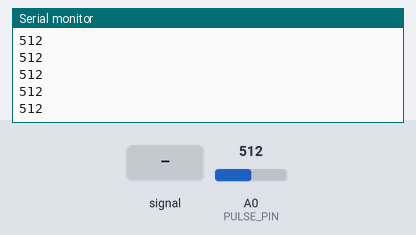
Simulated run of this sketch. Board: Arduino Uno, built with avr-gcc and run on an emulated ATmega328P. On the bench: the last lines printed to the serial monitor. The inputs (shaded band) are chosen by the test bench; at power-on: A0 (PULSE_PIN) = 512.

Above: at 1.2 s.
1.3 s: A0 (PULSE_PIN) fed a 200 Hz sine of ±81 counts around its level
At 2.2 s:
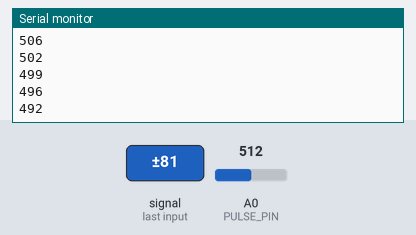
2.8 s: A0 (PULSE_PIN) set to 716
At 3.3 s:
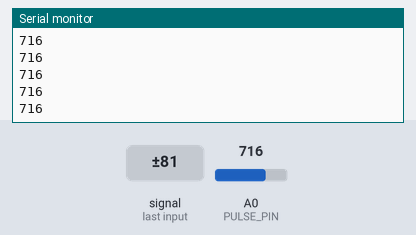
4.3 s: A0 (PULSE_PIN) fed a 1000 Hz sine of ±255 counts around its level
5.8 s: A0 (PULSE_PIN) set to 900
At 6.5 s:
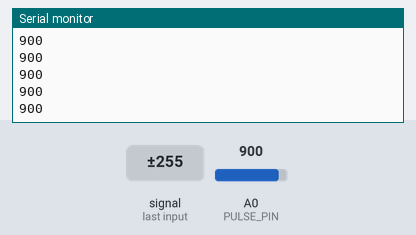
Timing chart, 0 to 8.3 s (numbered marks = the images above; inputs shaded):
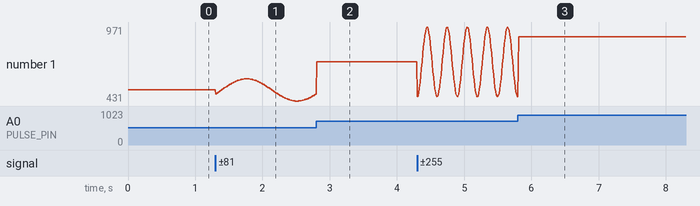

Measured:
- after the input at 1.3 s, the serial monitor: prints a new line at once (image 1)
- plotted number 1: 512 → 481 after the input at 1.3 s

The sketch:

Pulsative.ino
```cpp
/*
 Name:		Pulsative.ino
 Created:	01-Sep-16 8:51:16 AM
 Author:	Ugur
*/

#define PULSE_PIN A0
#define BAUDRATE 115200
#define PULSED_LOWER_OFFSET 50
#define PULSED_UPPER_OFFSET 500
#define MAX_BPM 200
#define MIN_BPM 40


float output = 0.0;
unsigned long loopPeriod = 0L;
unsigned long necessaryDelayMicro = 10000L;
float oldInput[] = { 0,0,0,0,0,0,0,0,0,0 };
int next = 0;
float bpm[] = { 70,70,70,70,70,70,70,70,70,70 };
int bpmPtr = 0;

enum Mode
{
	stayStill = 0,
	increasing = 1,
	decreasing = 2
};

Mode mode = stayStill;
bool canCalculate = false;
unsigned long lastBpmTickMicros = 0;
unsigned long bpmPeriodMicros = 0;
bool bpmTick = false;

float averageOf(float* arr, int len)
{
	float sum = 0.0f;
	for(int i = 0; i < len; i++)
	{
		sum += arr[i];
	}
	return sum / len;
}

unsigned long bpmPeriod(int input)
{
	bpmTick = false;

	if (input < PULSED_UPPER_OFFSET && input > PULSED_LOWER_OFFSET)
	{
		mode = (averageOf(oldInput, 10) > input) ? decreasing : ((averageOf(oldInput, 10) < input) ? increasing : stayStill);
		oldInput[next++%10] = input;
	}

	if (mode != increasing)
	{
		canCalculate = true;
	}

	if (canCalculate && mode == increasing)
	{
		unsigned long currentBpmTickMicros = micros();
		bpmPeriodMicros = currentBpmTickMicros - lastBpmTickMicros;
		lastBpmTickMicros = currentBpmTickMicros;
		canCalculate = false;
		bpmTick = true;
	}

	return bpmPeriodMicros;

}

float* weighted(float* arr, int len)
{
	float average = averageOf(arr, len);


	for(int i = 0; i< len; i++)
	{
		float weight = (arr[i] / average) * 0.7  + (average / arr[i]) * 0.3;
		arr[i] = average * weight;
	}
	return arr;
}

float boundedAndAveraged(float* arr, int len)
{
	float sum = 0.0f;
	int minus = 0;
	for (int i = 0; i < len; i++)
	{
		if((arr[i] > 200)||(arr[i] < 40))
		{
			minus++;
		}
		else
		{
			sum += arr[i];
		}

	}
	return sum / (len-minus);
}

float* bounded(float* arr, int len)
{
	float average = averageOf(arr, len);
	for (int i = 0; i < len; i++)
	{
		if ((arr[i] > 200) || (arr[i] < 40))
		{
			arr[i] = average;
		}
	}
	return arr;
}

// the setup function runs once when you press reset or power the board
void setup()
{
	pinMode(PULSE_PIN, INPUT);
	Serial.begin(BAUDRATE);
}

// the loop function runs over and over again until power down or reset
void loop()
{
	loopPeriod = micros();

	int reading = analogRead(PULSE_PIN);
	reading = (reading > 50) ? reading : 0;


	float period = float(bpmPeriod(reading));
	float freq = 60.0f*(1000000.0f /period);


	//Serial.print("input : "); Serial.print(reading); Serial.print("\t");
	//Serial.print("mode : "); Serial.print(mode); Serial.print("\t");

	if(bpmTick)
	{
		bpm[bpmPtr++ % 10] = freq;
		float output = averageOf(weighted(bounded(bpm, 10), 10), 10);
		//Serial.print("period : "); Serial.print(period);Serial.print("\t");
		//Serial.print("freque : "); Serial.print(output);Serial.print("\t");
		//Serial.println();
	}
	//Serial.println();
	Serial.println(reading);
	loopPeriod = micros() - loopPeriod;
	delayMicroseconds(necessaryDelayMicro - loopPeriod);

}
```
